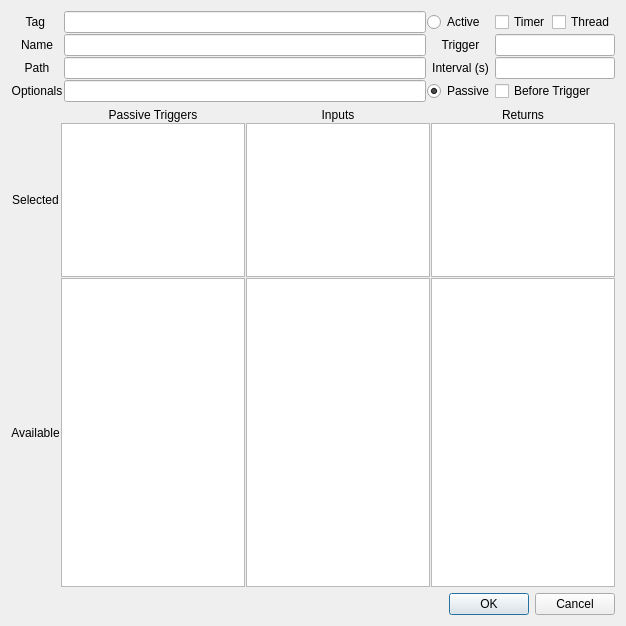
<?xml version="1.0" encoding="UTF-8"?>
<ui version="4.0">
 <class>actionDialog</class>
 <widget class="QDialog" name="actionDialog">
  <property name="geometry">
   <rect>
    <x>0</x>
    <y>0</y>
    <width>626</width>
    <height>626</height>
   </rect>
  </property>
  <property name="windowTitle">
   <string>Setup Action</string>
  </property>
  <layout class="QVBoxLayout" name="verticalLayout">
   <item>
    <layout class="QGridLayout" name="actShortInputLayout" rowstretch="0,0,0,0,0,0,0" columnstretch="0,1,7,1,1" columnminimumwidth="0,0,0,0,0">
     <property name="spacing">
      <number>1</number>
     </property>
     <item row="6" column="1">
      <widget class="QLabel" name="actOptionalsLabel">
       <property name="sizePolicy">
        <sizepolicy hsizetype="Preferred" vsizetype="Preferred">
         <horstretch>0</horstretch>
         <verstretch>0</verstretch>
        </sizepolicy>
       </property>
       <property name="maximumSize">
        <size>
         <width>16777215</width>
         <height>16777215</height>
        </size>
       </property>
       <property name="font">
        <font>
         <weight>50</weight>
         <bold>false</bold>
        </font>
       </property>
       <property name="toolTip">
        <string>Optionals to send to function</string>
       </property>
       <property name="text">
        <string>Optionals</string>
       </property>
       <property name="alignment">
        <set>Qt::AlignCenter</set>
       </property>
      </widget>
     </item>
     <item row="2" column="4">
      <widget class="KeyBindLineEdit" name="actTriggerLineEdit"/>
     </item>
     <item row="0" column="1">
      <widget class="QLabel" name="actTagLabel">
       <property name="sizePolicy">
        <sizepolicy hsizetype="Preferred" vsizetype="Preferred">
         <horstretch>0</horstretch>
         <verstretch>0</verstretch>
        </sizepolicy>
       </property>
       <property name="baseSize">
        <size>
         <width>0</width>
         <height>0</height>
        </size>
       </property>
       <property name="font">
        <font>
         <weight>50</weight>
         <bold>false</bold>
        </font>
       </property>
       <property name="toolTip">
        <string>Human readable name of action</string>
       </property>
       <property name="text">
        <string>Tag </string>
       </property>
       <property name="alignment">
        <set>Qt::AlignCenter</set>
       </property>
      </widget>
     </item>
     <item row="2" column="1">
      <widget class="QLabel" name="actNameLabel">
       <property name="font">
        <font>
         <weight>50</weight>
         <bold>false</bold>
        </font>
       </property>
       <property name="toolTip">
        <string>Function name of action</string>
       </property>
       <property name="text">
        <string>Name</string>
       </property>
       <property name="alignment">
        <set>Qt::AlignCenter</set>
       </property>
      </widget>
     </item>
     <item row="6" column="3">
      <widget class="QRadioButton" name="actPassiveRadio">
       <property name="toolTip">
        <string>Action is triggered by an active action</string>
       </property>
       <property name="text">
        <string>Passive</string>
       </property>
       <property name="checked">
        <bool>true</bool>
       </property>
      </widget>
     </item>
     <item row="6" column="2">
      <widget class="QLineEdit" name="actOptionalsLineEdit"/>
     </item>
     <item row="4" column="3">
      <widget class="QLabel" name="actIntervalLabel">
       <property name="font">
        <font>
         <weight>50</weight>
         <bold>false</bold>
        </font>
       </property>
       <property name="toolTip">
        <string>Time in seconds between calling action</string>
       </property>
       <property name="text">
        <string>Interval (s)</string>
       </property>
       <property name="alignment">
        <set>Qt::AlignCenter</set>
       </property>
      </widget>
     </item>
     <item row="0" column="3">
      <widget class="QRadioButton" name="actActiveRadio">
       <property name="toolTip">
        <string>Action is called using a keybind or click</string>
       </property>
       <property name="text">
        <string>Active</string>
       </property>
      </widget>
     </item>
     <item row="2" column="2">
      <widget class="QLineEdit" name="actNameLineEdit"/>
     </item>
     <item row="6" column="4">
      <widget class="QCheckBox" name="passiveBeforeCheck">
       <property name="toolTip">
        <string>Action is to applied prior its triggering active action</string>
       </property>
       <property name="text">
        <string>Before Trigger</string>
       </property>
      </widget>
     </item>
     <item row="4" column="1">
      <widget class="QLabel" name="actPathLabel">
       <property name="sizePolicy">
        <sizepolicy hsizetype="Preferred" vsizetype="Preferred">
         <horstretch>0</horstretch>
         <verstretch>0</verstretch>
        </sizepolicy>
       </property>
       <property name="maximumSize">
        <size>
         <width>16777215</width>
         <height>16777215</height>
        </size>
       </property>
       <property name="font">
        <font>
         <weight>50</weight>
         <bold>false</bold>
        </font>
       </property>
       <property name="toolTip">
        <string>Path relative a directory on the computers PATH variable</string>
       </property>
       <property name="text">
        <string>Path</string>
       </property>
       <property name="alignment">
        <set>Qt::AlignCenter</set>
       </property>
      </widget>
     </item>
     <item row="0" column="2">
      <widget class="HoverLineEdit" name="actTagLineEdit"/>
     </item>
     <item row="4" column="2">
      <widget class="QLineEdit" name="actPathLineEdit"/>
     </item>
     <item row="2" column="3">
      <widget class="QLabel" name="actTriggerLabel">
       <property name="font">
        <font>
         <weight>50</weight>
         <bold>false</bold>
        </font>
       </property>
       <property name="toolTip">
        <string>Keybind to activate action</string>
       </property>
       <property name="text">
        <string>Trigger</string>
       </property>
       <property name="alignment">
        <set>Qt::AlignCenter</set>
       </property>
      </widget>
     </item>
     <item row="4" column="4">
      <widget class="QLineEdit" name="actIntervalLineEdit"/>
     </item>
     <item row="0" column="4">
      <layout class="QHBoxLayout" name="actActiveCheckLayout">
       <item>
        <widget class="QCheckBox" name="activeTimerCheck">
         <property name="toolTip">
          <string>Repeat action every interval</string>
         </property>
         <property name="text">
          <string>Timer</string>
         </property>
        </widget>
       </item>
       <item>
        <widget class="QCheckBox" name="activeThreadedCheck">
         <property name="toolTip">
          <string>Run action in background</string>
         </property>
         <property name="text">
          <string>Thread</string>
         </property>
        </widget>
       </item>
      </layout>
     </item>
    </layout>
   </item>
   <item>
    <layout class="QGridLayout" name="actReturnLayout" rowstretch="0,1,2">
     <property name="spacing">
      <number>1</number>
     </property>
     <item row="1" column="2">
      <widget class="KeyListWidget" name="actSelectInputList">
       <property name="dragDropMode">
        <enum>QAbstractItemView::InternalMove</enum>
       </property>
      </widget>
     </item>
     <item row="2" column="3">
      <widget class="QListWidget" name="actAvailReturnList">
       <property name="sortingEnabled">
        <bool>true</bool>
       </property>
      </widget>
     </item>
     <item row="2" column="1">
      <widget class="QListWidget" name="actAvailTriggerList">
       <property name="sortingEnabled">
        <bool>true</bool>
       </property>
      </widget>
     </item>
     <item row="0" column="2">
      <widget class="QLabel" name="actInputLabel">
       <property name="font">
        <font>
         <weight>50</weight>
         <bold>false</bold>
        </font>
       </property>
       <property name="toolTip">
        <string>Variable(s) to send to function</string>
       </property>
       <property name="text">
        <string>Inputs</string>
       </property>
       <property name="alignment">
        <set>Qt::AlignCenter</set>
       </property>
      </widget>
     </item>
     <item row="0" column="3">
      <widget class="QLabel" name="actReturnLabel">
       <property name="font">
        <font>
         <weight>50</weight>
         <bold>false</bold>
        </font>
       </property>
       <property name="toolTip">
        <string>Variable(s) to be returned by function </string>
       </property>
       <property name="text">
        <string>Returns</string>
       </property>
       <property name="alignment">
        <set>Qt::AlignCenter</set>
       </property>
      </widget>
     </item>
     <item row="1" column="3">
      <widget class="KeyListWidget" name="actSelectReturnList">
       <property name="dragDropMode">
        <enum>QAbstractItemView::InternalMove</enum>
       </property>
      </widget>
     </item>
     <item row="2" column="2">
      <widget class="QListWidget" name="actAvailInputList">
       <property name="viewMode">
        <enum>QListView::ListMode</enum>
       </property>
       <property name="sortingEnabled">
        <bool>true</bool>
       </property>
      </widget>
     </item>
     <item row="1" column="0">
      <widget class="QLabel" name="actSelectLabel">
       <property name="font">
        <font>
         <weight>50</weight>
         <bold>false</bold>
        </font>
       </property>
       <property name="text">
        <string>Selected</string>
       </property>
       <property name="alignment">
        <set>Qt::AlignCenter</set>
       </property>
      </widget>
     </item>
     <item row="1" column="1">
      <widget class="KeyListWidget" name="actSelectTriggerList">
       <property name="sortingEnabled">
        <bool>true</bool>
       </property>
      </widget>
     </item>
     <item row="2" column="0">
      <widget class="QLabel" name="actAvailLabel">
       <property name="font">
        <font>
         <weight>50</weight>
         <bold>false</bold>
        </font>
       </property>
       <property name="text">
        <string>Available</string>
       </property>
       <property name="alignment">
        <set>Qt::AlignCenter</set>
       </property>
      </widget>
     </item>
     <item row="0" column="1">
      <widget class="QLabel" name="actPassiveTriggerLabel">
       <property name="font">
        <font>
         <weight>50</weight>
         <bold>false</bold>
        </font>
       </property>
       <property name="toolTip">
        <string>Active actions which trigger a passive action</string>
       </property>
       <property name="text">
        <string>Passive Triggers</string>
       </property>
       <property name="alignment">
        <set>Qt::AlignCenter</set>
       </property>
      </widget>
     </item>
    </layout>
   </item>
   <item>
    <layout class="QHBoxLayout" name="actLowerLayout" stretch="20,1">
     <item>
      <spacer name="horizontalSpacer">
       <property name="orientation">
        <enum>Qt::Horizontal</enum>
       </property>
       <property name="sizeHint" stdset="0">
        <size>
         <width>40</width>
         <height>20</height>
        </size>
       </property>
      </spacer>
     </item>
     <item>
      <widget class="QDialogButtonBox" name="actButtonBox">
       <property name="layoutDirection">
        <enum>Qt::LeftToRight</enum>
       </property>
       <property name="orientation">
        <enum>Qt::Horizontal</enum>
       </property>
       <property name="standardButtons">
        <set>QDialogButtonBox::Cancel|QDialogButtonBox::Ok</set>
       </property>
       <property name="centerButtons">
        <bool>true</bool>
       </property>
      </widget>
     </item>
    </layout>
   </item>
  </layout>
 </widget>
 <customwidgets>
  <customwidget>
   <class>KeyListWidget</class>
   <extends>QListWidget</extends>
   <header>CustomWidgets.h</header>
  </customwidget>
  <customwidget>
   <class>KeyBindLineEdit</class>
   <extends>QLineEdit</extends>
   <header>CustomWidgets.h</header>
  </customwidget>
  <customwidget>
   <class>HoverLineEdit</class>
   <extends>QLineEdit</extends>
   <header>CustomWidgets.h</header>
  </customwidget>
 </customwidgets>
 <tabstops>
  <tabstop>actTagLineEdit</tabstop>
  <tabstop>actNameLineEdit</tabstop>
  <tabstop>actPathLineEdit</tabstop>
  <tabstop>actOptionalsLineEdit</tabstop>
  <tabstop>actActiveRadio</tabstop>
  <tabstop>actTriggerLineEdit</tabstop>
  <tabstop>actIntervalLineEdit</tabstop>
  <tabstop>actPassiveRadio</tabstop>
  <tabstop>passiveBeforeCheck</tabstop>
  <tabstop>actSelectTriggerList</tabstop>
  <tabstop>actAvailTriggerList</tabstop>
  <tabstop>actSelectInputList</tabstop>
  <tabstop>actAvailInputList</tabstop>
  <tabstop>actSelectReturnList</tabstop>
  <tabstop>actAvailReturnList</tabstop>
  <tabstop>actButtonBox</tabstop>
 </tabstops>
 <resources/>
 <connections>
  <connection>
   <sender>actButtonBox</sender>
   <signal>accepted()</signal>
   <receiver>actionDialog</receiver>
   <slot>accept()</slot>
   <hints>
    <hint type="sourcelabel">
     <x>248</x>
     <y>254</y>
    </hint>
    <hint type="destinationlabel">
     <x>157</x>
     <y>274</y>
    </hint>
   </hints>
  </connection>
  <connection>
   <sender>actButtonBox</sender>
   <signal>rejected()</signal>
   <receiver>actionDialog</receiver>
   <slot>reject()</slot>
   <hints>
    <hint type="sourcelabel">
     <x>316</x>
     <y>260</y>
    </hint>
    <hint type="destinationlabel">
     <x>286</x>
     <y>274</y>
    </hint>
   </hints>
  </connection>
 </connections>
</ui>
